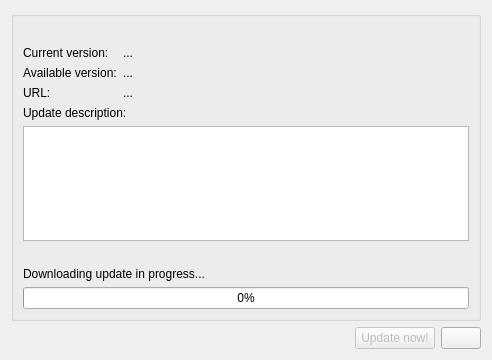
<?xml version="1.0" encoding="UTF-8"?>
<ui version="4.0">
 <class>UpdateDialog</class>
 <widget class="QDialog" name="UpdateDialog">
  <property name="geometry">
   <rect>
    <x>0</x>
    <y>0</y>
    <width>492</width>
    <height>360</height>
   </rect>
  </property>
  <property name="windowTitle">
   <string>Update</string>
  </property>
  <layout class="QVBoxLayout" name="verticalLayout_6">
   <item>
    <widget class="QGroupBox" name="groupBox">
     <property name="title">
      <string/>
     </property>
     <layout class="QVBoxLayout" name="verticalLayout_5">
      <item>
       <layout class="QHBoxLayout" name="horizontalLayout_3">
        <item>
         <widget class="QLabel" name="label_icon">
          <property name="sizePolicy">
           <sizepolicy hsizetype="Fixed" vsizetype="Preferred">
            <horstretch>0</horstretch>
            <verstretch>0</verstretch>
           </sizepolicy>
          </property>
          <property name="text">
           <string notr="true"/>
          </property>
          <property name="pixmap">
           <pixmap resource="../resources/common.qrc">:/img/restart.svg</pixmap>
          </property>
         </widget>
        </item>
        <item>
         <widget class="QLabel" name="label_title">
          <property name="text">
           <string notr="true"/>
          </property>
         </widget>
        </item>
       </layout>
      </item>
      <item>
       <layout class="QHBoxLayout" name="horizontalLayout_2">
        <item>
         <layout class="QVBoxLayout" name="verticalLayout_3">
          <item>
           <layout class="QVBoxLayout" name="verticalLayout">
            <item>
             <widget class="QLabel" name="label_title_current">
              <property name="text">
               <string>Current version:</string>
              </property>
             </widget>
            </item>
            <item>
             <widget class="QLabel" name="label_title_available">
              <property name="text">
               <string>Available version:</string>
              </property>
             </widget>
            </item>
           </layout>
          </item>
          <item>
           <widget class="QLabel" name="label_title_url">
            <property name="text">
             <string>URL:</string>
            </property>
           </widget>
          </item>
         </layout>
        </item>
        <item>
         <layout class="QVBoxLayout" name="verticalLayout_4">
          <item>
           <layout class="QVBoxLayout" name="verticalLayout_2">
            <item>
             <widget class="QLabel" name="label_current">
              <property name="sizePolicy">
               <sizepolicy hsizetype="Expanding" vsizetype="Preferred">
                <horstretch>0</horstretch>
                <verstretch>0</verstretch>
               </sizepolicy>
              </property>
              <property name="text">
               <string notr="true">...</string>
              </property>
             </widget>
            </item>
            <item>
             <widget class="QLabel" name="label_available">
              <property name="sizePolicy">
               <sizepolicy hsizetype="Expanding" vsizetype="Preferred">
                <horstretch>0</horstretch>
                <verstretch>0</verstretch>
               </sizepolicy>
              </property>
              <property name="text">
               <string notr="true">...</string>
              </property>
             </widget>
            </item>
           </layout>
          </item>
          <item>
           <widget class="QLabel" name="label_url">
            <property name="text">
             <string notr="true">...</string>
            </property>
            <property name="scaledContents">
             <bool>true</bool>
            </property>
            <property name="wordWrap">
             <bool>true</bool>
            </property>
            <property name="openExternalLinks">
             <bool>true</bool>
            </property>
           </widget>
          </item>
         </layout>
        </item>
       </layout>
      </item>
      <item>
       <widget class="QLabel" name="label_description">
        <property name="text">
         <string>Update description:</string>
        </property>
       </widget>
      </item>
      <item>
       <widget class="QTextEdit" name="edit_description">
        <property name="readOnly">
         <bool>true</bool>
        </property>
        <property name="html">
         <string notr="true">&lt;!DOCTYPE HTML PUBLIC &quot;-//W3C//DTD HTML 4.0//EN&quot; &quot;http://www.w3.org/TR/REC-html40/strict.dtd&quot;&gt;
&lt;html&gt;&lt;head&gt;&lt;meta name=&quot;qrichtext&quot; content=&quot;1&quot; /&gt;&lt;meta charset=&quot;utf-8&quot; /&gt;&lt;style type=&quot;text/css&quot;&gt;
p, li { white-space: pre-wrap; }
hr { height: 1px; border-width: 0; }
li.unchecked::marker { content: &quot;\2610&quot;; }
li.checked::marker { content: &quot;\2612&quot;; }
&lt;/style&gt;&lt;/head&gt;&lt;body style=&quot; font-family:'Segoe UI'; font-size:9pt; font-weight:400; font-style:normal;&quot;&gt;
&lt;p style=&quot;-qt-paragraph-type:empty; margin-top:0px; margin-bottom:0px; margin-left:0px; margin-right:0px; -qt-block-indent:0; text-indent:0px; font-family:'MS Shell Dlg 2'; font-size:8.25pt;&quot;&gt;&lt;br /&gt;&lt;/p&gt;&lt;/body&gt;&lt;/html&gt;</string>
        </property>
       </widget>
      </item>
      <item>
       <widget class="QLabel" name="label_error">
        <property name="text">
         <string notr="true"/>
        </property>
        <property name="wordWrap">
         <bool>true</bool>
        </property>
       </widget>
      </item>
      <item>
       <widget class="QWidget" name="widget_progress" native="true">
        <layout class="QVBoxLayout" name="verticalLayout_7">
         <property name="leftMargin">
          <number>0</number>
         </property>
         <property name="topMargin">
          <number>0</number>
         </property>
         <property name="rightMargin">
          <number>0</number>
         </property>
         <property name="bottomMargin">
          <number>0</number>
         </property>
         <item>
          <widget class="QLabel" name="label_progress">
           <property name="text">
            <string>Downloading update in progress...</string>
           </property>
          </widget>
         </item>
         <item>
          <widget class="QProgressBar" name="progress_bar">
           <property name="value">
            <number>0</number>
           </property>
          </widget>
         </item>
        </layout>
       </widget>
      </item>
     </layout>
    </widget>
   </item>
   <item>
    <layout class="QHBoxLayout" name="horizontalLayout">
     <item>
      <spacer name="horizontalSpacer">
       <property name="orientation">
        <enum>Qt::Orientation::Horizontal</enum>
       </property>
       <property name="sizeHint" stdset="0">
        <size>
         <width>40</width>
         <height>20</height>
        </size>
       </property>
      </spacer>
     </item>
     <item>
      <widget class="QPushButton" name="button_update">
       <property name="enabled">
        <bool>false</bool>
       </property>
       <property name="text">
        <string>Update now!</string>
       </property>
      </widget>
     </item>
     <item>
      <widget class="QPushButton" name="button_close">
       <property name="text">
        <string notr="true"/>
       </property>
      </widget>
     </item>
    </layout>
   </item>
  </layout>
 </widget>
 <resources>
  <include location="../resources/common.qrc"/>
 </resources>
 <connections/>
</ui>
